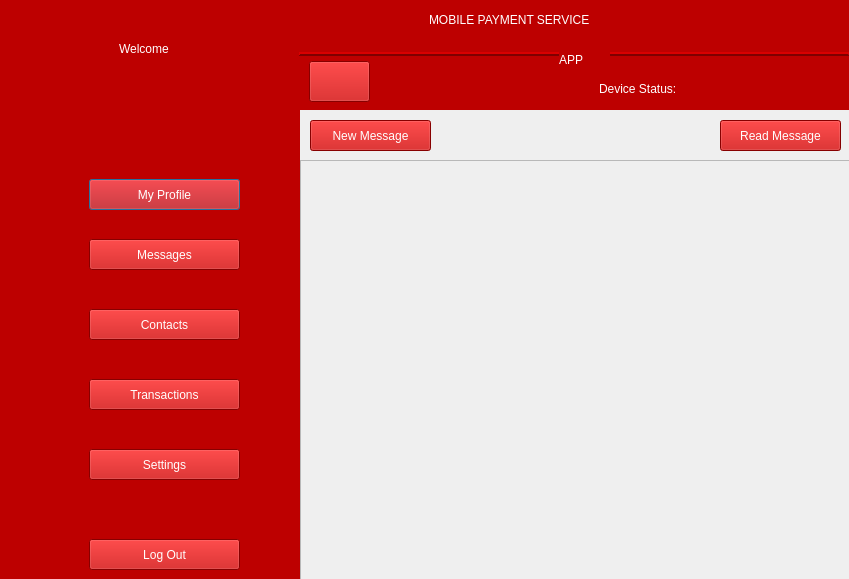
<?xml version="1.0" encoding="UTF-8"?>
<ui version="4.0">
 <class>Dialog</class>
 <widget class="QDialog" name="Dialog">
  <property name="geometry">
   <rect>
    <x>0</x>
    <y>0</y>
    <width>849</width>
    <height>579</height>
   </rect>
  </property>
  <property name="windowTitle">
   <string>Dialog</string>
  </property>
  <property name="styleSheet">
   <string notr="true"/>
  </property>
  <widget class="QWidget" name="widget" native="true">
   <property name="geometry">
    <rect>
     <x>-1</x>
     <y>-1</y>
     <width>301</width>
     <height>581</height>
    </rect>
   </property>
   <property name="styleSheet">
    <string notr="true">background-color: rgb(189, 0, 0);
color: rgb(255, 255, 255);</string>
   </property>
   <widget class="QLabel" name="label">
    <property name="geometry">
     <rect>
      <x>120</x>
      <y>40</y>
      <width>81</width>
      <height>20</height>
     </rect>
    </property>
    <property name="styleSheet">
     <string notr="true">font: 75 14pt &quot;MS Shell Dlg 2&quot;;</string>
    </property>
    <property name="text">
     <string>Welcome</string>
    </property>
   </widget>
   <widget class="QLabel" name="nmm">
    <property name="geometry">
     <rect>
      <x>60</x>
      <y>70</y>
      <width>201</width>
      <height>20</height>
     </rect>
    </property>
    <property name="styleSheet">
     <string notr="true">font: 75 13pt &quot;MS Shell Dlg 2&quot;;</string>
    </property>
    <property name="text">
     <string/>
    </property>
    <property name="alignment">
     <set>Qt::AlignCenter</set>
    </property>
   </widget>
   <widget class="QLabel" name="pnmm">
    <property name="geometry">
     <rect>
      <x>100</x>
      <y>110</y>
      <width>131</width>
      <height>20</height>
     </rect>
    </property>
    <property name="styleSheet">
     <string notr="true">font: 75 13pt &quot;MS Shell Dlg 2&quot;;</string>
    </property>
    <property name="text">
     <string/>
    </property>
    <property name="alignment">
     <set>Qt::AlignCenter</set>
    </property>
   </widget>
   <widget class="QLabel" name="label_4">
    <property name="geometry">
     <rect>
      <x>20</x>
      <y>170</y>
      <width>51</width>
      <height>41</height>
     </rect>
    </property>
    <property name="text">
     <string/>
    </property>
    <property name="pixmap">
     <pixmap>../icons/2.png</pixmap>
    </property>
   </widget>
   <widget class="QLabel" name="label_5">
    <property name="geometry">
     <rect>
      <x>20</x>
      <y>230</y>
      <width>51</width>
      <height>41</height>
     </rect>
    </property>
    <property name="text">
     <string/>
    </property>
    <property name="pixmap">
     <pixmap>../icons/3.png</pixmap>
    </property>
   </widget>
   <widget class="QLabel" name="label_11">
    <property name="geometry">
     <rect>
      <x>20</x>
      <y>370</y>
      <width>51</width>
      <height>41</height>
     </rect>
    </property>
    <property name="text">
     <string/>
    </property>
    <property name="pixmap">
     <pixmap>../icons/5.png</pixmap>
    </property>
   </widget>
   <widget class="QLabel" name="label_12">
    <property name="geometry">
     <rect>
      <x>20</x>
      <y>300</y>
      <width>51</width>
      <height>41</height>
     </rect>
    </property>
    <property name="text">
     <string/>
    </property>
    <property name="pixmap">
     <pixmap>../icons/4.png</pixmap>
    </property>
   </widget>
   <widget class="QLabel" name="label_13">
    <property name="geometry">
     <rect>
      <x>20</x>
      <y>440</y>
      <width>51</width>
      <height>41</height>
     </rect>
    </property>
    <property name="text">
     <string/>
    </property>
    <property name="pixmap">
     <pixmap>../icons/6.png</pixmap>
    </property>
   </widget>
   <widget class="QLabel" name="label_14">
    <property name="geometry">
     <rect>
      <x>20</x>
      <y>530</y>
      <width>51</width>
      <height>41</height>
     </rect>
    </property>
    <property name="text">
     <string/>
    </property>
    <property name="pixmap">
     <pixmap>../icons/7.png</pixmap>
    </property>
   </widget>
   <widget class="QPushButton" name="pushButton_2">
    <property name="geometry">
     <rect>
      <x>90</x>
      <y>180</y>
      <width>151</width>
      <height>31</height>
     </rect>
    </property>
    <property name="styleSheet">
     <string notr="true">font: 75 10pt &quot;Arial&quot;;</string>
    </property>
    <property name="text">
     <string>My Profile</string>
    </property>
   </widget>
   <widget class="QPushButton" name="messages">
    <property name="geometry">
     <rect>
      <x>90</x>
      <y>240</y>
      <width>151</width>
      <height>31</height>
     </rect>
    </property>
    <property name="styleSheet">
     <string notr="true">font: 75 10pt &quot;Arial&quot;;</string>
    </property>
    <property name="text">
     <string>Messages</string>
    </property>
   </widget>
   <widget class="QPushButton" name="pushButton_4">
    <property name="geometry">
     <rect>
      <x>90</x>
      <y>310</y>
      <width>151</width>
      <height>31</height>
     </rect>
    </property>
    <property name="styleSheet">
     <string notr="true">font: 75 10pt &quot;Arial&quot;;</string>
    </property>
    <property name="text">
     <string>Contacts</string>
    </property>
   </widget>
   <widget class="QPushButton" name="transaction">
    <property name="geometry">
     <rect>
      <x>90</x>
      <y>380</y>
      <width>151</width>
      <height>31</height>
     </rect>
    </property>
    <property name="styleSheet">
     <string notr="true">font: 75 10pt &quot;Arial&quot;;</string>
    </property>
    <property name="text">
     <string>Transactions</string>
    </property>
   </widget>
   <widget class="QPushButton" name="pushButton_6">
    <property name="geometry">
     <rect>
      <x>90</x>
      <y>450</y>
      <width>151</width>
      <height>31</height>
     </rect>
    </property>
    <property name="styleSheet">
     <string notr="true">font: 75 10pt &quot;Arial&quot;;</string>
    </property>
    <property name="text">
     <string>Settings</string>
    </property>
   </widget>
   <widget class="QPushButton" name="lgo">
    <property name="geometry">
     <rect>
      <x>90</x>
      <y>540</y>
      <width>151</width>
      <height>31</height>
     </rect>
    </property>
    <property name="styleSheet">
     <string notr="true">font: 75 10pt &quot;Arial&quot;;</string>
    </property>
    <property name="text">
     <string>Log Out</string>
    </property>
   </widget>
  </widget>
  <widget class="QFrame" name="frame">
   <property name="geometry">
    <rect>
     <x>299</x>
     <y>-1</y>
     <width>551</width>
     <height>111</height>
    </rect>
   </property>
   <property name="styleSheet">
    <string notr="true">background-color: rgb(189, 0, 0);
color: rgb(255, 255, 255);</string>
   </property>
   <property name="frameShape">
    <enum>QFrame::HLine</enum>
   </property>
   <property name="frameShadow">
    <enum>QFrame::Raised</enum>
   </property>
   <property name="lineWidth">
    <number>2</number>
   </property>
   <property name="midLineWidth">
    <number>0</number>
   </property>
   <widget class="QLabel" name="label_16">
    <property name="geometry">
     <rect>
      <x>260</x>
      <y>50</y>
      <width>51</width>
      <height>21</height>
     </rect>
    </property>
    <property name="styleSheet">
     <string notr="true">font: 75 18pt &quot;MS Shell Dlg 2&quot;;</string>
    </property>
    <property name="text">
     <string>APP</string>
    </property>
   </widget>
   <widget class="QLabel" name="label_15">
    <property name="geometry">
     <rect>
      <x>130</x>
      <y>10</y>
      <width>301</width>
      <height>21</height>
     </rect>
    </property>
    <property name="styleSheet">
     <string notr="true">font: 75 18pt &quot;MS Shell Dlg 2&quot;;</string>
    </property>
    <property name="text">
     <string>MOBILE PAYMENT SERVICE</string>
    </property>
   </widget>
   <widget class="QPushButton" name="hm">
    <property name="geometry">
     <rect>
      <x>10</x>
      <y>62</y>
      <width>61</width>
      <height>41</height>
     </rect>
    </property>
    <property name="text">
     <string/>
    </property>
    <property name="icon">
     <iconset>
      <normaloff>../icons/1.png</normaloff>../icons/1.png</iconset>
    </property>
    <property name="iconSize">
     <size>
      <width>40</width>
      <height>40</height>
     </size>
    </property>
   </widget>
   <widget class="QLabel" name="st">
    <property name="geometry">
     <rect>
      <x>410</x>
      <y>80</y>
      <width>111</width>
      <height>20</height>
     </rect>
    </property>
    <property name="styleSheet">
     <string notr="true">font: 75 12pt &quot;MS Shell Dlg 2&quot;;</string>
    </property>
    <property name="text">
     <string/>
    </property>
   </widget>
   <widget class="QLabel" name="label_2">
    <property name="geometry">
     <rect>
      <x>300</x>
      <y>80</y>
      <width>101</width>
      <height>20</height>
     </rect>
    </property>
    <property name="styleSheet">
     <string notr="true">font: 75 12pt &quot;MS Shell Dlg 2&quot;;</string>
    </property>
    <property name="text">
     <string>Device Status:</string>
    </property>
   </widget>
   <widget class="QLabel" name="sm">
    <property name="geometry">
     <rect>
      <x>80</x>
      <y>80</y>
      <width>111</width>
      <height>20</height>
     </rect>
    </property>
    <property name="styleSheet">
     <string notr="true">font: 75 11pt &quot;MS Shell Dlg 2&quot;;</string>
    </property>
    <property name="text">
     <string/>
    </property>
   </widget>
   <widget class="QLabel" name="smcd">
    <property name="geometry">
     <rect>
      <x>200</x>
      <y>80</y>
      <width>90</width>
      <height>20</height>
     </rect>
    </property>
    <property name="styleSheet">
     <string notr="true">font: 75 11pt &quot;MS Shell Dlg 2&quot;;</string>
    </property>
    <property name="text">
     <string/>
    </property>
   </widget>
  </widget>
  <widget class="QScrollArea" name="scroll">
   <property name="geometry">
    <rect>
     <x>300</x>
     <y>160</y>
     <width>551</width>
     <height>421</height>
    </rect>
   </property>
   <property name="styleSheet">
    <string notr="true">font: 10pt &quot;Microsoft Sans Serif&quot;;</string>
   </property>
   <property name="widgetResizable">
    <bool>true</bool>
   </property>
   <widget class="QWidget" name="scrollAreaWidgetContents">
    <property name="geometry">
     <rect>
      <x>0</x>
      <y>0</y>
      <width>549</width>
      <height>419</height>
     </rect>
    </property>
   </widget>
  </widget>
  <widget class="QPushButton" name="nw">
   <property name="geometry">
    <rect>
     <x>310</x>
     <y>120</y>
     <width>121</width>
     <height>31</height>
    </rect>
   </property>
   <property name="styleSheet">
    <string notr="true">background-color: rgb(189, 0, 0);
font: 10pt &quot;Microsoft Sans Serif&quot;;
color: rgb(255, 255, 255);</string>
   </property>
   <property name="text">
    <string>New Message</string>
   </property>
  </widget>
  <widget class="QPushButton" name="rd">
   <property name="geometry">
    <rect>
     <x>720</x>
     <y>120</y>
     <width>121</width>
     <height>31</height>
    </rect>
   </property>
   <property name="styleSheet">
    <string notr="true">background-color: rgb(189, 0, 0);
font: 10pt &quot;Microsoft Sans Serif&quot;;
color: rgb(255, 255, 255);</string>
   </property>
   <property name="text">
    <string>Read Message</string>
   </property>
  </widget>
 </widget>
 <resources/>
 <connections/>
</ui>
